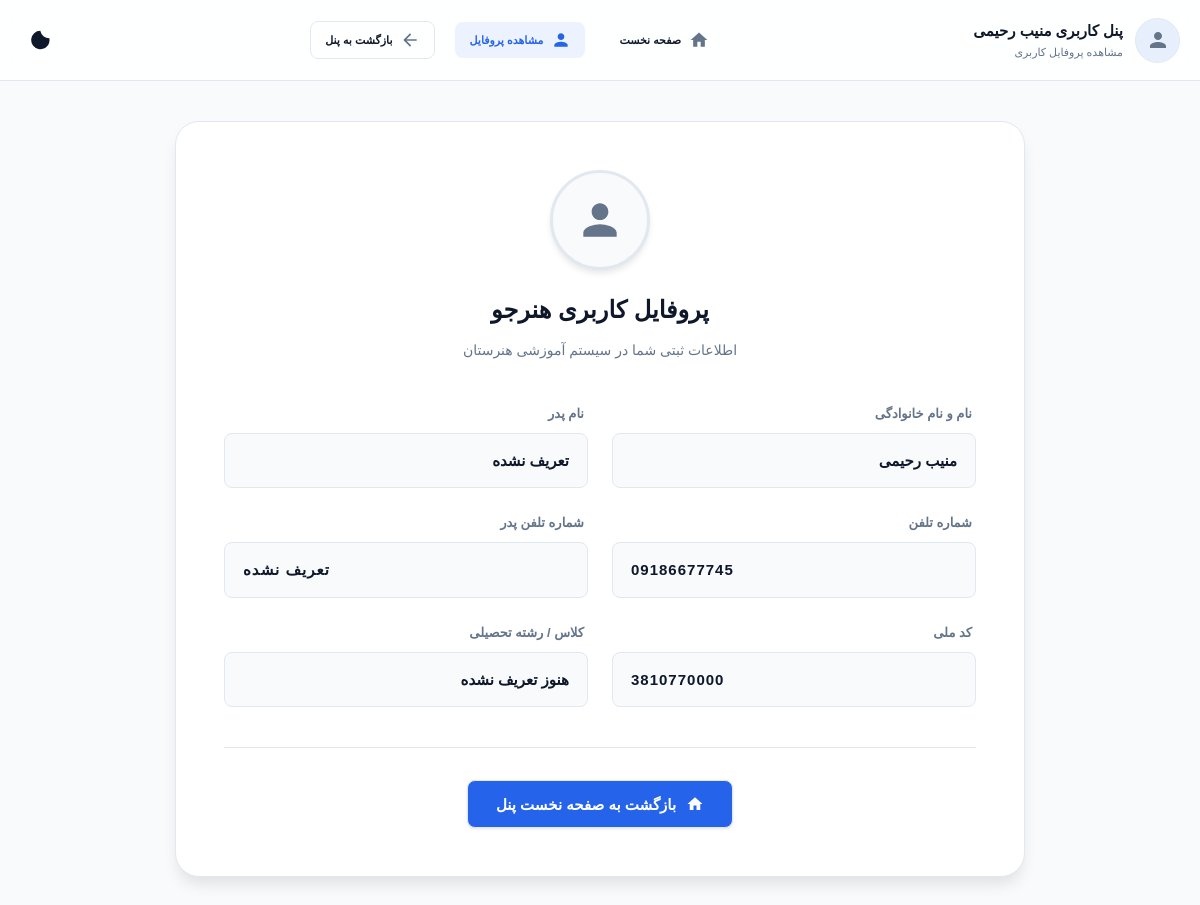
/profile.php (signed in), run on the app's committed database.
### tables this page shows
CREATE TABLE `students` (
  `Stu_ID` int(11) NOT NULL,
  `Stu_fullName` varchar(50) NOT NULL,
  `Stu_nationalCode` varchar(10) NOT NULL,
  `Stu_phone` varchar(11) NOT NULL,
  `Stu_fatherName` varchar(30) NOT NULL,
  `Stu_fatherPhone` varchar(11) NOT NULL,
  `Stu_classID` int(2) NOT NULL
);

### profile.php (the view, shortened to what this page needs)
<?php
include("connect.php");
$id = $_SESSION["ID"];
$sql = " select * from students where Stu_ID = :id LIMIT 1";
$stmt = $connect->prepare($sql);
$stmt->bindParam(":id", $id, PDO::PARAM_STR);
$stmt->execute();
$user = $stmt->fetch(PDO::FETCH_ASSOC);
?>
<!doctype html>
<html lang="fa" dir="rtl">
<head>
  <link rel="stylesheet" href="styles/panel_style.css" />
  <link rel="stylesheet" href="styles/profile_style.css" />
  <link rel="stylesheet" href="https://cdn.jsdelivr.net/npm/vazirmatn@33.0.3/Vazirmatn-font-face.css" />
</head>
<body>
  <header class="panel-header">
    <div class="panel-container header-wrapper">
      <div class="user-profile-brief">
        <div class="user-avatar-mini">
          <svg viewBox="0 0 24 24" class="avatar-svg-placeholder">
            <path
              d="M12 12c2.21 0 4-1.79 4-4s-1.79-4-4-4-4 1.79-4 4 1.79 4 4 4zm0 2c-2.67 0-8 1.34-8 4v2h16v-2c0-2.66-5.33-4-8-4z" />
          </svg>
        </div>
        <div class="user-info-text">
          <span>پنل کاربری <?php echo ($user["Stu_fullName"]); ?></span>
          <small>مشاهده پروفایل کاربری</small>
        </div>
      </div>
      <nav class="panel-nav" id="panelNav">
        <a href="panel.php">
          <svg viewBox="0 0 24 24" class="nav-svg-icon">
            <path d="M10 20v-6h4v6h5v-8h3L12 3 2 12h3v8z" />
          </svg>
          صفحه نخست
        </a>
        <a href="#" class="active">
          <svg viewBox="0 0 24 24" class="nav-svg-icon">
            <path
              d="M12 12c2.21 0 4-1.79 4-4s-1.79-4-4-4-4 1.79-4 4 1.79 4 4 4zm0 2c-2.67 0-8 1.34-8 4v2h16v-2c0-2.66-5.33-4-8-4z" />
          </svg>
          مشاهده پروفایل
        </a>
        <a href="panel.php" class="back-link-btn">
          <svg viewBox="0 0 24 24" class="nav-svg-icon">
            <path d="M20 11H7.83l5.59-5.59L12 4l-8 8 8 8 1.41-1.41L7.83 13H20v-2z" />
          </svg>
          بازگشت به پنل
        </a>
      </nav>
      <div class="header-actions">
        <button class="theme-toggle" id="themeToggle" title="تغییر حالت شب و روز">
          <svg viewBox="0 0 24 24" class="theme-svg-icon" id="themeIcon">
            <path class="moon-path" d="M12.3 2a10 10 0 0 0-1.9 19.8 10 10 0 0 0 11.8-11.8A10 10 0 0 1 12.3 2z" />
          </svg>
        </button>
      </div>
    </div>
  </header>
  <main class="panel-container profile-layout">
    <section class="profile-card">
      <div class="profile-card-header">
        <div class="profile-avatar-large">
          <svg viewBox="0 0 24 24" class="large-avatar-svg">
            <path
              d="M12 12c2.21 0 4-1.79 4-4s-1.79-4-4-4-4 1.79-4 4 1.79 4 4 4zm0 2c-2.67 0-8 1.34-8 4v2h16v-2c0-2.66-5.33-4-8-4z" />
          </svg>
        </div>
        <h2 class="profile-student-name">پروفایل کاربری هنرجو</h2>
        <p class="profile-student-sub">اطلاعات ثبتی شما در سیستم آموزشی هنرستان</p>
      </div>
      <div class="profile-info-grid">
        <div class="info-item">
          <label>نام و نام خانوادگی</label>
          <div class="info-value-box">
            <span id="student_name"><?php echo ($user["Stu_fullName"]); ?></span>
          </div>
        </div>
        <div class="info-item">
          <label>نام پدر</label>
          <div class="info-value-box">
            <span id="father_name"><?php echo ($user["Stu_fatherName"]);
            if ($user["Stu_fatherName"] == "") {
              echo "تعریف نشده";
            }
            ?></span>
          </div>
        </div>
        <div class="info-item">
          <label>شماره تلفن</label>
          <div class="info-value-box font-en">
            <span id="student_phone"><?php echo ($user["Stu_phone"]); ?></span>
          </div>
        </div>
        <div class="info-item">
          <label>شماره تلفن پدر</label>
          <div class="info-value-box font-en">
            <span id="father_phone"><?php echo ($user["Stu_fatherPhone"]);
            if ($user["Stu_fatherPhone"] == "") {
              echo "تعریف نشده";
            }
            ?></span>
          </div>
        </div>
        <div class="info-item">
          <label>کد ملی</label>
          <div class="info-value-box font-en">
            <span id="national_id"><?php echo ($user["Stu_nationalCode"]); ?></span>
          </div>
        </div>
        <div class="info-item">
          <label>کلاس / رشته تحصیلی</label>
          <div class="info-value-box">
            <span id="student_class">هنوز تعریف نشده</span>
          </div>
        </div>
      </div>
      <div class="profile-actions-footer">
        <a href="panel.php" class="btn-back-home">
          <svg viewBox="0 0 24 24" class="btn-svg-icon">
            <path d="M10 20v-6h4v6h5v-8h3L12 3 2 12h3v8z" />
          </svg>
          بازگشت به صفحه نخست پنل
        </a>
      </div>
    </section>
  </main>
</body>
</html>

### styles/panel_style.css (style rules this page uses)
.btn-back-home { display: inline-flex; align-items: center; gap: 12px; background-color: var(--bg-card); color: var(--text-primary); border: 1px solid var(--border-color); padding: 14px 28px; border-radius: var(--radius-sm); font-size: 15px; font-weight: 700; text-decoration: none; box-shadow: var(--shadow-sm); transition: var(--transition-smooth); }
:root { --font-primary: "Vazirmatn", sans-serif; --bg-main: #f8fafc; --bg-card: #ffffff; --text-primary: #0f172a; --text-muted: #64748b; --border-color: #e2e8f0; --primary-color: #2563eb; --primary-hover: #1d4ed8; --success-color: #10b981; --danger-color: #ef4444; --shadow-sm: 0 1px 3px rgba(0, 0, 0, 0.1); --shadow-md: 0 4px 6px -1px rgba(0, 0, 0, 0.1); --shadow-lg: 0 10px 15px -3px rgba(0, 0, 0, 0.1); --radius-sm: 8px; --radius-md: 16px; --radius-lg: 24px; --transition-smooth: all 0.3s cubic-bezier(0.4, 0, 0.2, 1); }
* { margin: 0; padding: 0; box-sizing: border-box; font-family: var(--font-primary); text-decoration: none; list-style: none; }
body { background-color: var(--bg-main); color: var(--text-primary); line-height: 1.7; transition: background-color 0.3s ease, color 0.3s ease; overflow-x: hidden; font-family: "Vazir", sans-serif; }
.panel-container { width: 100%; max-width: 1240px; margin: 0 auto; padding: 0 20px; }
.panel-header { position: sticky; top: 0; z-index: 1000; background-color: rgba(255, 255, 255, 0.85); backdrop-filter: blur(12px); -webkit-backdrop-filter: blur(12px); border-bottom: 1px solid var(--border-color); transition: var(--transition-smooth); }
.header-wrapper { display: flex; align-items: center; justify-content: space-between; height: 80px; }
.user-profile-brief { display: flex; align-items: center; gap: 12px; }
.user-avatar-mini { width: 45px; height: 45px; border-radius: 50%; background-color: rgba(37, 99, 235, 0.1); color: var(--primary-color); display: flex; align-items: center; justify-content: center; font-size: 20px; border: 1px solid var(--border-color); }
.user-info-text { display: flex; flex-direction: column; }
.user-info-text span { font-weight: 800; font-size: 15px; color: var(--text-primary); }
.user-info-text small { font-size: 11px; color: var(--text-muted); }
.panel-nav { display: flex; align-items: center; gap: 20px; }
.panel-nav a { color: var(--text-primary); font-size: 11px; font-weight: 600; display: flex; align-items: center; gap: 8px; padding: 8px 14px; border-radius: var(--radius-sm); transition: var(--transition-smooth); }
.panel-nav a:hover, .panel-nav a.active { background-color: rgba(37, 99, 235, 0.08); color: var(--primary-color); }
.header-actions { display: flex; align-items: center; gap: 12px; }
.theme-toggle { background: none; border: none; font-size: 20px; color: var(--text-primary); cursor: pointer; transition: var(--transition-smooth); width: 40px; height: 40px; display: flex; align-items: center; justify-content: center; border-radius: 50%; }

### data on the page
students: Stu_fullName "منیب رحیمی", Stu_phone "09186677745", Stu_nationalCode "3810770000"
